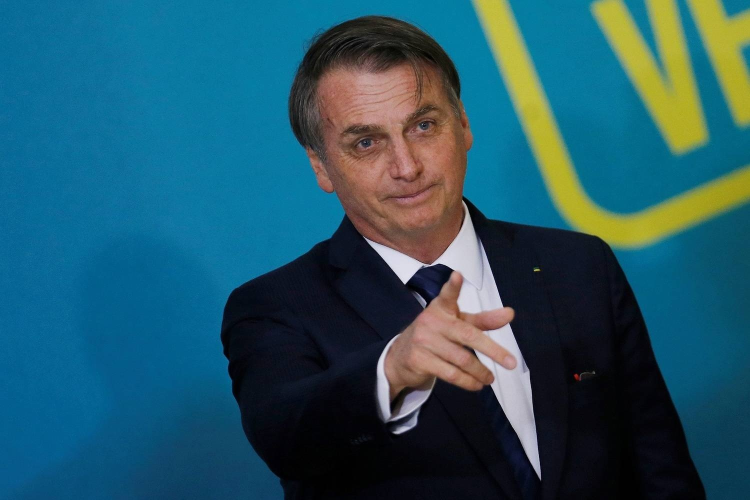
#> input picture teste1.jpg, 1500 x 1000 px (shown at 1/2 size)
$ python rodaViolaJones.py
#> lines starting #> are read from the running program, lines starting #| are printed output that depends on the picture; after the words box and inside, x2 and y2 are one past the last pixel; in counts of white or black regions, pixels touching at a corner belong together
""""
    Utilizar com caminho da imagem para retornar as caracteristicas extraídas
"""

from __future__ import print_function
import cv2 as cv
import argparse

import skimage.io, skimage.color
import numpy as np
import matplotlib.pyplot as plt
from skimage.feature import hog
from skimage import data, exposure

def detectAndDisplay(frame,face_cascade):
    # retirado de https://docs.opencv.org/trunk/db/d28/tutorial_cascade_classifier.html
    frame_gray = cv.cvtColor(frame, cv.COLOR_BGR2GRAY)
    frame_gray = cv.equalizeHist(frame_gray)
    #-- Detect faces
    faces = face_cascade.detectMultiScale(frame_gray)

    #desenha circulo na face
    # for (x,y,w,h) in faces:
    #     center = (x + w//2, y + h//2)
    #     frame = cv.ellipse(frame, center, (w//2, h//2), 0, 0, 360, (255, 0, 255), 4)
    #     faceROI = frame_gray[y:y+h,x:x+w]
    #     #-- In each face, detect eyes
    #     # eyes = eyes_cascade.detectMultiScale(faceROI)
    #     # for (x2,y2,w2,h2) in eyes:
    #     #     eye_center = (x + x2 + w2//2, y + y2 + h2//2)
    #     #     radius = int(round((w2 + h2)*0.25))
    #     #     frame = cv.circle(frame, eye_center, radius, (255, 0, 0 ), 4)

    #desenha retangulo
    for (column, row, width, height) in faces:
        # print("faces " + str(nume) )
        cv.rectangle(
            frame,
            (column, row),
            (column + width, row + height),
            (0, 255, 0),
            2
        )
        # nume = nume + 1

    cv.imshow('Capture - Face detection', frame)

def rodaViolaJ(caminhoImagem):
    # testes do site: https://realpython.com/traditional-face-detection-python/
    # Read image from your local file system
#> called with caminhoImagem = 'teste1.jpg'
    original_image = cv.imread(caminhoImagem)
#> original_image is the input picture: shape (1000, 1500, 3); mean B, G, R 102.5, 86.9, 36.7

    #teste canais imagem
    print("teste")
    # print(original_image.shape)

    # Convert color image to grayscale for Viola-Jones
    grayscale_image = cv.cvtColor(original_image, cv.COLOR_BGR2GRAY)
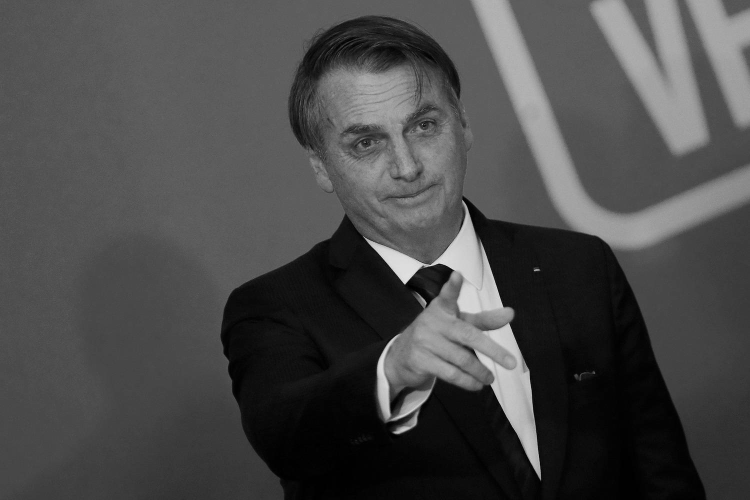
#> grayscale_image: shape (1000, 1500) (shown at 1/2 size); min 0, max 255, mean 73.7

    parser = argparse.ArgumentParser(description='Code for Cascade Classifier tutorial.')
    parser.add_argument('--face_cascade', help='Path to face cascade.', default=cv.data.haarcascades + 'haarcascade_frontalface_alt.xml')
    parser.add_argument('--eyes_cascade', help='Path to eyes cascade.', default=cv.data.haarcascades + 'haarcascade_eye_tree_eyeglasses.xml')
    # parser.add_argument('--camera', help='Camera devide number.', type=int, default=0)
    args = parser.parse_args()

    face_cascade_name = args.face_cascade
    eyes_cascade_name = args.eyes_cascade

    face_cascade = cv.CascadeClassifier()
    eyes_cascade = cv.CascadeClassifier()


    #-- 1. Load the cascades
    if not face_cascade.load(cv.samples.findFile(face_cascade_name)):
        print('--(!)Error loading face cascade')
        exit(0)
    if not eyes_cascade.load(cv.samples.findFile(eyes_cascade_name)):
        print('--(!)Error loading eyes cascade')
        exit(0)

    detectAndDisplay(original_image,face_cascade)
#> in detectAndDisplay, `frame_gray = cv.equalizeHist(frame_gray)`:
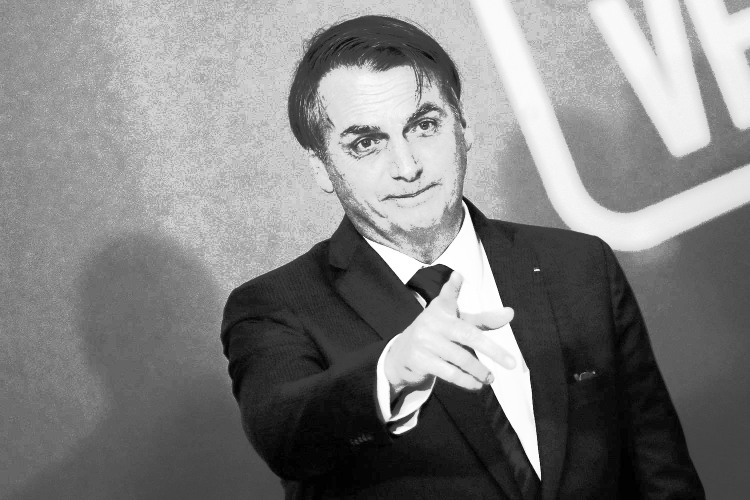
#> frame_gray: shape (1000, 1500) (shown at 1/2 size); min 0, max 255, mean 129.2
#> in detectAndDisplay, `faces = face_cascade.detectMultiScale(frame_gray)`: faces = [[623, 137, 342, 342]]
#> the loop in detectAndDisplay, `for (column, row, width, height) in faces: # print("faces " + str(nume..` made 1 pass
#> after the loop in detectAndDisplay, `for (column, row, width, height) in faces:`:
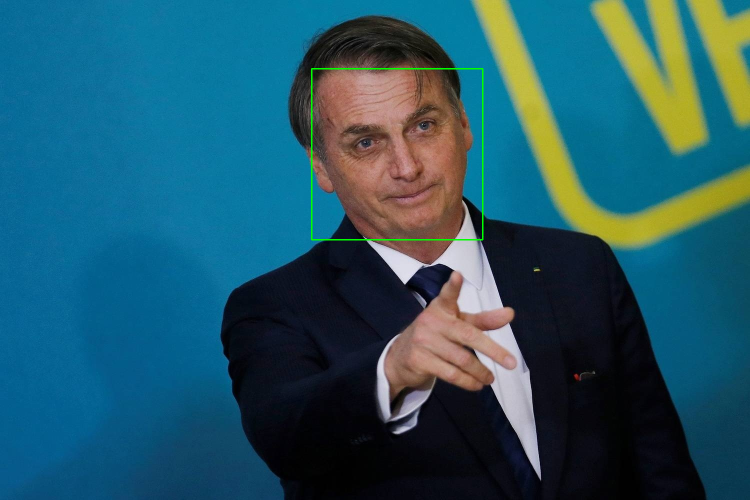
#> frame: shape (1000, 1500, 3) (shown at 1/2 size); 0.27% of pixels changed, all inside (x1, y1, x2, y2) = (622, 136, 967, 481)

    rodaHOG(original_image)

    # cv.imshow('Image', original_image)
    cv.waitKey(0)
    cv.destroyAllWindows()

def rodaHOG(original_image):
    # https://www.learnopencv.com/histogram-of-oriented-gradients/
    # https://www.learnopencv.com/handwritten-digits-classification-an-opencv-c-python-tutorial/

    winSize = (20, 20)
    blockSize = (10, 10)
    blockStride = (5, 5)
    cellSize = (2, 2)
    nbins = 9
    derivAperture = 1
    winSigma = -1.
    histogramNormType = 0
    L2HysThreshold = 0.2
    gammaCorrection = 1
    nlevels = 64
    signedGradients = True

    # regra para valores (altura/largura): (winSize - blockSize) % blockStride == 0

    # Cria descritor
    hog = cv.HOGDescriptor(winSize, blockSize, blockStride, cellSize, nbins, derivAperture, winSigma,
                            histogramNormType, L2HysThreshold, gammaCorrection, nlevels, signedGradients)
    # descriptor = hog.compute(original_image, winStride=(64, 128), padding=(0, 0))

    array = np.array([])  # empty array for storing all the features
    # [6 lines of commented-out code are left out]


    h = hog.compute(original_image, winStride=(64, 128), padding=(0, 0))  # storing HOG features as column vector
    # h = hog.compute(original_image)  # storing HOG features as column vector
    # # hog_image_rescaled = exposure.rescale_intensity(h, in_range=(0, 0.02))
    # # plt.figure(1, figsize=(3, 3))
    # # plt.imshow(h,cmap=plt.cm.gray)
    # # plt.show()
    # # print len(h)
    h_trans = h.transpose()  # transposing the column vector

    arrayHOG = np.vstack(h_trans)  # appending it to the array
    print ("HOG features of label 1")
    print (arrayHOG)
#> (printed output is left out)


rodaViolaJ("teste1.jpg")

$ run again, with teste2.jpg copied over teste1.jpg
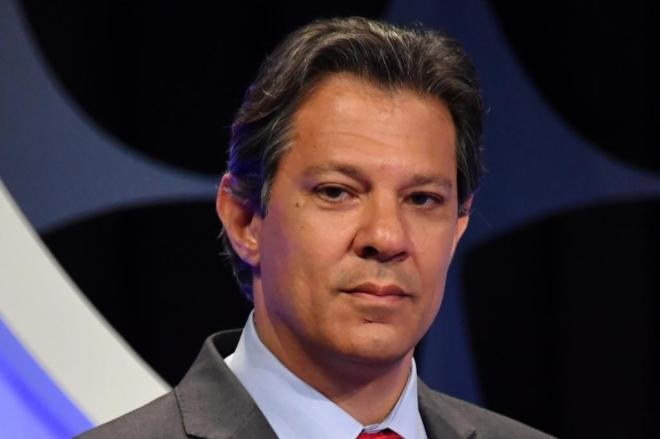
#> input picture teste2.jpg, 660 x 439 px
#> in rodaViolaJ, original_image is the input picture: shape (439, 660, 3); mean B, G, R 58.4, 52.2, 65
#> in detectAndDisplay, `frame_gray = cv.equalizeHist(frame_gray)`:
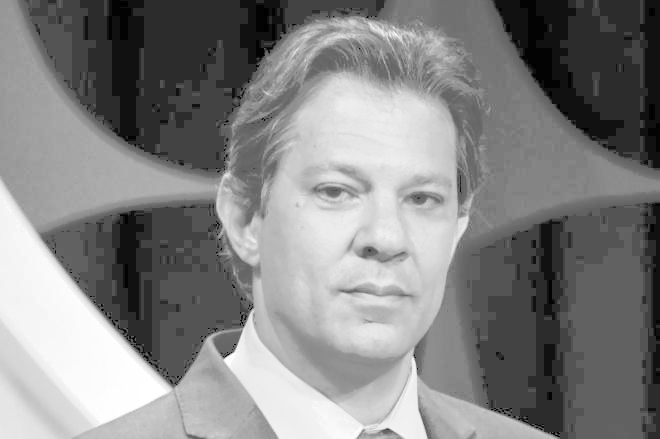
#> frame_gray: shape (439, 660); min 0, max 255, mean 131.6
#> faces = [[261, 100, 242, 242]]
#> the loop in detectAndDisplay, `for (column, row, width, height) in faces: # print("faces " + str(nume..` made 1 pass
#> after the loop in detectAndDisplay, `for (column, row, width, height) in faces:`:
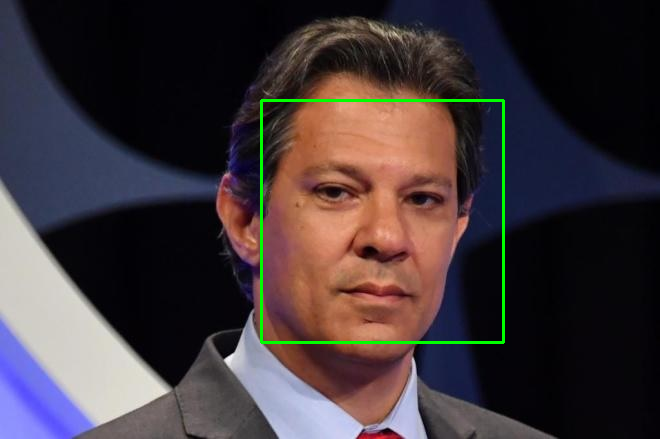
#> frame: shape (439, 660, 3); 1% of pixels changed, all inside (x1, y1, x2, y2) = (260, 99, 505, 344)
#> (printed output is left out)
